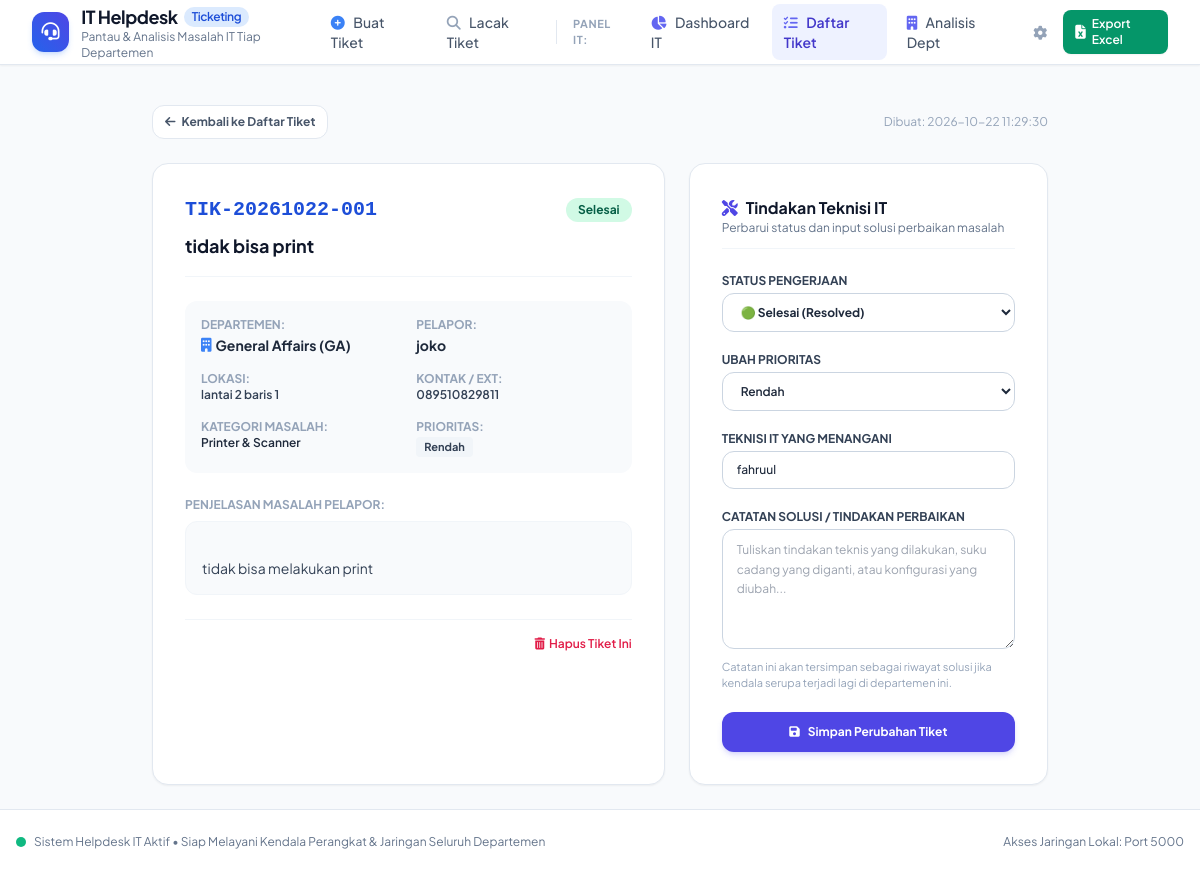
Screenshot of /it/tiket/11 with the database file from the repository.
### tables this page shows
CREATE TABLE tickets (
        id INTEGER PRIMARY KEY AUTOINCREMENT,
        ticket_number TEXT UNIQUE NOT NULL,
        reporter_name TEXT NOT NULL,
        department TEXT NOT NULL,
        location TEXT,
        contact TEXT,
        category TEXT NOT NULL,
        priority TEXT NOT NULL DEFAULT 'Normal',
        subject TEXT NOT NULL,
        description TEXT NOT NULL,
        status TEXT NOT NULL DEFAULT 'Menunggu',
        technician TEXT DEFAULT '',
        solution TEXT DEFAULT '',
        created_at DATETIME DEFAULT CURRENT_TIMESTAMP,
        updated_at DATETIME DEFAULT CURRENT_TIMESTAMP,
        resolved_at DATETIME
    );

### app.py (the view, shortened to what this page needs)
@app.route("/it/tiket/<int:ticket_id>", methods=["GET", "POST"])
def ticket_detail(ticket_id):
    conn = get_db_connection()
    ticket = conn.execute("SELECT * FROM tickets WHERE id = ?", (ticket_id,)).fetchone()
    conn.close()
    if not ticket:
        flash("Tiket tidak ditemukan.", "danger")
        return redirect(url_for("ticket_list"))
    return render_template("ticket_detail.html", ticket=ticket)

### database.py (called while the page is built)
def get_db_connection():
    conn = sqlite3.connect(DB_FILE)
    conn.row_factory = sqlite3.Row
    return conn

### templates/ticket_detail.html (shortened to what this page needs)
{% extends "base.html" %}
{% block content %}
<div class="max-w-4xl mx-auto space-y-6">
    <div class="flex items-center justify-between">
        <a href="{{ url_for('ticket_list') }}" class="inline-flex items-center gap-1.5 text-xs font-bold text-slate-600 hover:text-slate-900 bg-white px-3 py-2 rounded-xl border border-slate-200 transition-colors">
            <i class="fa-solid fa-arrow-left"></i>
            <span>Kembali ke Daftar Tiket</span>
        </a>
        <div class="flex items-center gap-2">
            <span class="text-xs text-slate-400">Dibuat: {{ ticket.created_at }}</span>
        </div>
    </div>
    <div class="grid grid-cols-1 lg:grid-cols-12 gap-6">
        <div class="lg:col-span-7 bg-white rounded-2xl border border-slate-200 shadow-sm p-6 sm:p-8 space-y-6">
            <div class="border-b border-slate-100 pb-4">
                <div class="flex items-center justify-between gap-2 mb-2">
                    <span class="font-mono text-xl font-black text-blue-700">{{ ticket.ticket_number }}</span>
                    <span class="inline-flex items-center px-3 py-1 rounded-full text-xs font-bold
                        {% if ticket.status == 'Selesai' %}bg-emerald-100 text-emerald-800
                        {% elif ticket.status == 'Sedang Dikerjakan' %}bg-blue-100 text-blue-800
                        {% else %}bg-amber-100 text-amber-800{% endif %}">
                        {{ ticket.status }}
                    </span>
                </div>
                <h1 class="text-lg font-bold text-slate-900">{{ ticket.subject }}</h1>
            </div>
            <div class="grid grid-cols-2 gap-4 bg-slate-50 p-4 rounded-xl text-xs">
                <div>
                    <span class="text-slate-400 uppercase font-bold block">Departemen:</span>
                    <span class="font-bold text-slate-800 text-sm mt-0.5 block flex items-center gap-1">
                        <i class="fa-solid fa-building text-blue-500"></i> {{ ticket.department }}
                    </span>
                </div>
                <div>
                    <span class="text-slate-400 uppercase font-bold block">Pelapor:</span>
                    <span class="font-bold text-slate-800 text-sm mt-0.5 block">{{ ticket.reporter_name }}</span>
                </div>
                <div>
                    <span class="text-slate-400 uppercase font-bold block">Lokasi:</span>
                    <span class="text-slate-700 font-semibold">{{ ticket.location if ticket.location else '-' }}</span>
                </div>
                <div>
                    <span class="text-slate-400 uppercase font-bold block">Kontak / Ext:</span>
                    <span class="text-slate-700 font-semibold">{{ ticket.contact if ticket.contact else '-' }}</span>
                </div>
                <div>
                    <span class="text-slate-400 uppercase font-bold block">Kategori Masalah:</span>
                    <span class="text-slate-800 font-semibold">{{ ticket.category }}</span>
                </div>
                <div>
                    <span class="text-slate-400 uppercase font-bold block">Prioritas:</span>
                    <span class="inline-block mt-0.5 px-2 py-0.5 rounded text-[11px] font-bold
                        {% if ticket.priority == 'Darurat' %}bg-rose-100 text-rose-800
                        {% elif ticket.priority == 'Tinggi' %}bg-amber-100 text-amber-800
                        {% elif ticket.priority == 'Normal' %}bg-blue-100 text-blue-800
                        {% else %}bg-slate-100 text-slate-700{% endif %}">
                        {{ ticket.priority }}
                    </span>
                </div>
            </div>
            <div>
                <label class="block text-xs font-bold uppercase text-slate-400 mb-2">Penjelasan Masalah Pelapor:</label>
                <div class="p-4 bg-slate-50 border border-slate-100 rounded-xl text-xs sm:text-sm text-slate-700 leading-relaxed whitespace-pre-line font-normal">
                    {{ ticket.description }}
                </div>
            </div>
            <div class="pt-4 border-t border-slate-100 flex justify-end">
                <form action="{{ url_for('delete_ticket', ticket_id=ticket.id) }}" method="POST" onsubmit="return confirm('Apakah Anda yakin ingin menghapus tiket ini? Tindakan ini tidak dapat dibatalkan.')">
                    <button type="submit" class="text-xs text-rose-600 hover:text-rose-800 font-semibold flex items-center gap-1">
                        <i class="fa-solid fa-trash-can"></i>
                        <span>Hapus Tiket Ini</span>
                    </button>
                </form>
            </div>
        </div>
        <div class="lg:col-span-5 bg-white rounded-2xl border border-slate-200 shadow-sm p-6 sm:p-8">
            <div class="border-b border-slate-100 pb-3 mb-6">
                <h2 class="text-base font-bold text-slate-900 flex items-center gap-2">
                    <i class="fa-solid fa-screwdriver-wrench text-indigo-600"></i> Tindakan Teknisi IT
                </h2>
                <p class="text-xs text-slate-500">Perbarui status dan input solusi perbaikan masalah</p>
            </div>
            <form action="{{ url_for('ticket_detail', ticket_id=ticket.id) }}" method="POST" class="space-y-5">
                <div>
                    <label class="block text-xs font-bold uppercase text-slate-700 mb-1">Status Pengerjaan</label>
                    <select name="status" class="w-full px-3.5 py-2.5 rounded-xl border border-slate-300 text-xs font-bold focus:outline-none focus:ring-2 focus:ring-indigo-500 bg-white">
                        <option value="Selesai" {% if ticket.status == 'Selesai' %}selected{% endif %}>🟢 Selesai (Resolved)</option>
                    </select>
                </div>
                <div>
                    <label class="block text-xs font-bold uppercase text-slate-700 mb-1">Ubah Prioritas</label>
                    <select name="priority" class="w-full px-3.5 py-2.5 rounded-xl border border-slate-300 text-xs font-semibold focus:outline-none focus:ring-2 focus:ring-indigo-500 bg-white">
                        <option value="Rendah" {% if ticket.priority == 'Rendah' %}selected{% endif %}>Rendah</option>
                    </select>
                </div>
                <div>
                    <label class="block text-xs font-bold uppercase text-slate-700 mb-1">Teknisi IT yang Menangani</label>
                    <input type="text" name="technician" value="{{ ticket.technician }}" placeholder="Contoh: Ahmad / Rian (IT Support)"
                        class="w-full px-3.5 py-2.5 rounded-xl border border-slate-300 text-xs font-medium focus:outline-none focus:ring-2 focus:ring-indigo-500">
                </div>
                <div>
                    <label class="block text-xs font-bold uppercase text-slate-700 mb-1">
                        Catatan Solusi / Tindakan Perbaikan
                    </label>
                    <textarea name="solution" rows="5" placeholder="Tuliskan tindakan teknis yang dilakukan, suku cadang yang diganti, atau konfigurasi yang diubah..."
                        class="w-full px-3.5 py-2.5 rounded-xl border border-slate-300 text-xs font-normal focus:outline-none focus:ring-2 focus:ring-indigo-500 leading-relaxed">{{ ticket.solution }}</textarea>
                    <p class="text-[11px] text-slate-400 mt-1">Catatan ini akan tersimpan sebagai riwayat solusi jika kendala serupa terjadi lagi di departemen ini.</p>
                </div>
                <button type="submit"
                    class="w-full py-3 rounded-xl bg-indigo-600 hover:bg-indigo-700 text-white font-bold text-xs shadow-md shadow-indigo-500/20 transition-all flex items-center justify-center gap-2">
                    <i class="fa-solid fa-floppy-disk"></i>
                    <span>Simpan Perubahan Tiket</span>
                </button>
            </form>
        </div>
    </div>
</div>
{% endblock %}

### templates/base.html (style rules this page uses)
body { font-family: 'Plus Jakarta Sans', sans-serif; }

### rows the page displays
tickets: created_at "2026-10-22 11:29:30", ticket_number "TIK-20261022-001", status "Selesai", subject "tidak bisa print", department "General Affairs (GA)", reporter_name "joko", location "lantai 2 baris 1", contact "089510829811", category "Printer & Scanner", priority "Rendah", description "tidak bisa melakukan print", status "🟢 Selesai (Resolved)", technician "fahruul"
